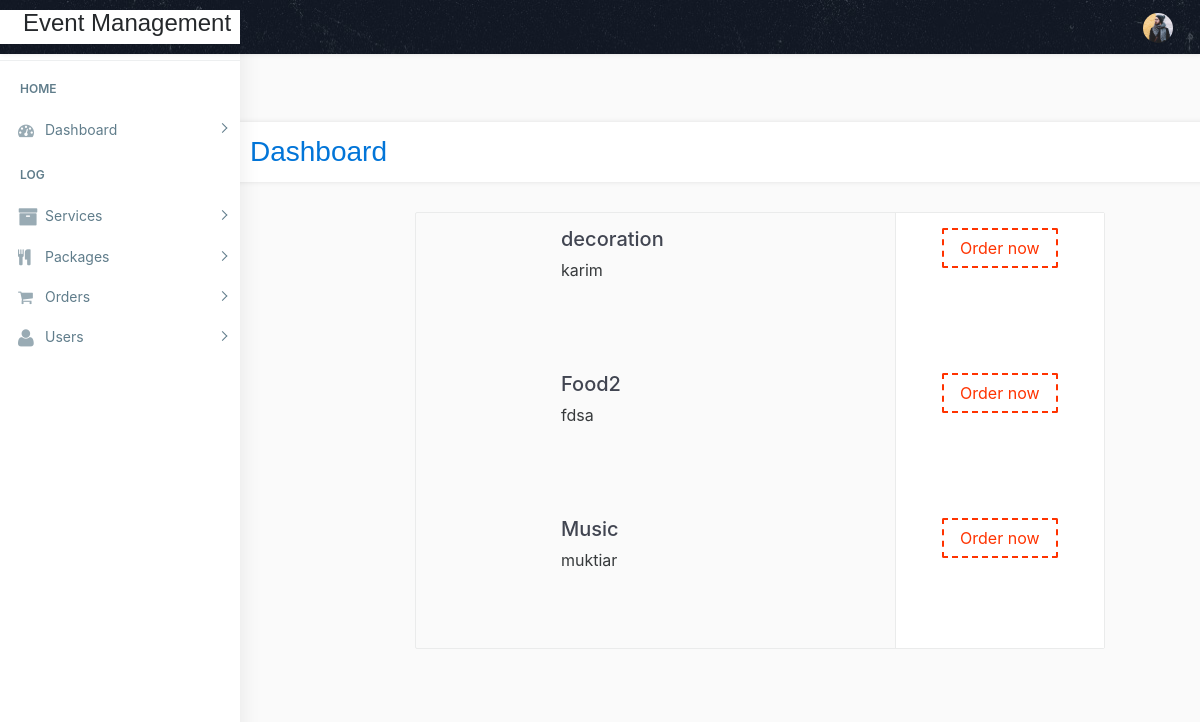
The page /admin/all_dealer_service.php (signed in) on the database its author committed.
### tables this page shows
CREATE TABLE `dealer` (
  `de_id` int(222) NOT NULL,
  `dc_name` varchar(222) NOT NULL,
  `username` varchar(222) NOT NULL,
  `f_name` varchar(222) NOT NULL,
  `l_name` varchar(222) NOT NULL,
  `email` varchar(222) NOT NULL,
  `password` varchar(222) NOT NULL,
  `phone` varchar(222) NOT NULL,
  `address` text NOT NULL
);

### admin/all_dealer_service.php (the view, shortened to what this page needs)
<!DOCTYPE html>
<html lang="en">
<?php
include("../connection/connect.php");
if(empty($_SESSION["adm_id"]))
{
	header('location:index.php');
}
elseif($_SESSION['role'] == "User")
{
	header('location:index.php');
}
else
{
?>
<head>
    <link href="css/lib/bootstrap/bootstrap.min.css" rel="stylesheet">
    <link href="css/helper.css" rel="stylesheet">
    <link href="css/style.css" rel="stylesheet">
    <link href="css1/bootstrap.min.css" rel="stylesheet">
    <link href="css1/font-awesome.min.css" rel="stylesheet">
    <link href="css1/animsition.min.css" rel="stylesheet">
    <link href="css1/animate.css" rel="stylesheet">
    <link href="css1/style1.css" rel="stylesheet">
</head>
<body class="fix-header fix-sidebar">
    <div id="main-wrapper">
         <div class="header">
            <nav class="navbar top-navbar navbar-expand-md navbar-light">
                <div class="navbar-header">
                    <a class="navbar-brand" href="dashboard.php">
                        <h4 class="h4">Event Management</h4>
                    </a>
                </div>
                <div class="navbar-collapse">
                    <ul class="navbar-nav mr-auto mt-md-0">
                        <li class="nav-item"> <a class="nav-link nav-toggler hidden-md-up text-muted  " href="javascript:void(0)"><i class="mdi mdi-menu"></i></a> </li>
                        <li class="nav-item m-l-10"> <a class="nav-link sidebartoggler hidden-sm-down text-muted  " href="javascript:void(0)"><i class="ti-menu"></i></a> </li>
                    </ul>
                    <ul class="navbar-nav my-lg-0">
                        <li class="nav-item hidden-sm-down search-box"> <a class="nav-link hidden-sm-down text-muted  " href="javascript:void(0)"><i class="ti-search"></i></a>
                        </li>
                        <li class="nav-item dropdown">
                        </li>
                        <li class="nav-item dropdown">
                            <a class="nav-link dropdown-toggle text-muted  " href="#" data-toggle="dropdown" aria-haspopup="true" aria-expanded="false"><img src="images/users/5.jpg" alt="user" class="profile-pic" /></a>
                        </li>
                    </ul>
                </div>
            </nav>
        </div>
        <div class="left-sidebar">
            <div class="scroll-sidebar">
                <nav class="sidebar-nav">
                    <ul id="sidebarnav">
                        <li class="nav-devider"></li>
                        <li class="nav-label">Home</li>
                        <li> <a class="has-arrow  " href="#" aria-expanded="false"><i class="fa fa-tachometer"></i><span class="hide-menu">Dashboard</span></a>
                        </li>
                        <li class="nav-label">Log</li>
                        <li> <a class="has-arrow  " href="#" aria-expanded="false"><i class="fa fa-archive f-s-20 color-warning"></i><span class="hide-menu">Services</span></a>
                        </li>
                       <li> <a class="has-arrow  " href="#" aria-expanded="false"><i class="fa fa-cutlery" aria-hidden="true"></i><span class="hide-menu">Packages</span></a>
                        </li>
						 <li> <a class="has-arrow  " href="#" aria-expanded="false"><i class="fa fa-shopping-cart" aria-hidden="true"></i><span class="hide-menu">Orders</span></a>
                        </li>
                        <li> <a class="has-arrow  " href="#" aria-expanded="false">  <span><i class="fa fa-user f-s-20 "></i></span><span class="hide-menu">Users</span></a>
                        </li>
                    </ul>
                </nav>
            </div>
        </div>
        <div class="page-wrapper">
            <div class="row page-titles">
                <div class="col-md-5 align-self-center">
                    <h3 class="text-primary">Dashboard</h3> </div>
            </div>
            <div class="container-fluid">
                <div class="row">
                    <div class="col-xs-12 col-sm-1 col-md-2 col-lg-2">
                    </div>
                    <div class="col-xs-12 col-sm-5 col-md-5 col-lg-9">
                        <div class="bg-gray service-entry">
                            <div class="row">
                                <?php $ress = mysqli_query($db, "select * from dealer");
                                while ($rows = mysqli_fetch_array($ress)) {
                                    echo ' <div class="col-sm-12 col-md-12 col-lg-8 text-xs-center text-sm-left">
															<div class="entry-dscr">
																<h5><a href="dealer/create.php?de_id=' . $rows['de_id'] . '" >' . $rows['dc_name'] . '</a></h5> <span>' . $rows['username'] . ' </span>
															</div>
														</div>
														 <div class="col-sm-12 col-md-12 col-lg-4 text-xs-center">
																<div class="right-content bg-white">
																	<div class="right-review">
                                                                      <a href="dealer/create.php?de_id=' . $rows['de_id'] . '" class="btn theme-btn-dash">Order now</a>
                                                                    </div>
																</div>
															</div>';
                                }
                                ?>
                            </div>
                        </div>
                    </div>
                </div>
            </div>
            </div>
        </div>
</body>
</html>
<?php
}
?>

### admin/css/helper.css (style rules this page uses)
.f-s-20 { font-size: 20px!important; }
.m-l-10 { margin-left: 10px!important; }

### admin/css1/style1.css (style rules this page uses)
body { background: rgba(252, 251, 249, 0.68); font-size: 16px; color: #4d4f56; font-weight: 400; overflow-x: hidden; }
.h1, .h2, .h3, .h4, .h5, .h6, h1, h2, h3, h4, h5, h6 { font-family: "Source Sans Pro", sans-serif; color: #25282b; }
a { color: #f30; }
ul { list-style-type: none; padding: 0; }
.page-wrapper { padding-top: 68px; }
.form-control-lg, .dropdown-package, .btn, .btn-group-lg>.btn, .btn-lg, .img-rounded { border-radius: 2px }
.btn { transition: all .4s; }
.theme-btn-dash { border: 2px dashed #f30; background-color: transparent; color: #f30 }
.bg-white { background-color: #fff }
.navbar { background-image: url("../images/package-bg.jpg"); padding: .95rem 1rem; border-radius: 0; }
.navbar-nav .nav-item { padding-left: 10px; }
.service-entry { border: 1px solid #eaebeb; border-radius: 2px; margin-bottom: 20px; }
.service-entry .entry-dscr { padding-left: 145px; margin-top: 15px; }
.service-entry .entry-dscr h5 a { color: #414551; font-weight: 500; font-family: -apple-system, BlinkMacSystemFont, "Segoe UI", Roboto, "Helvetica Neue", Arial, sans-serif; }
.service-entry .right-review { padding: 15px 10px; border-left: 1px solid #eaebeb; min-height: 145px; }

### rows shown on the page
dealer: dc_name "decoration", username "karim"
dealer: dc_name "Food2", username "fdsa"
dealer: dc_name "Music", username "muktiar"
